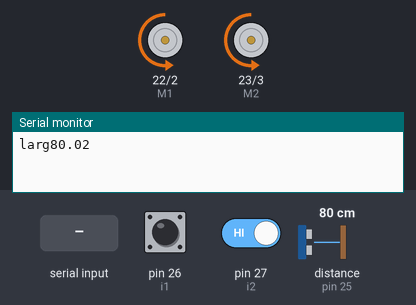
This sketch was run on a simulated Arduino Mega 2560, built with avr-gcc and run on an emulated ATmega2560. Parts: direction and speed pins drawn as motors (green arrow = direction pin HIGH = forward, orange = LOW = backward, longer = more drive), the last lines printed to the serial monitor. Wiring (inferred from the names in the program): ultrasonic range finder: trigger pin 24; echo pin 25. Inputs (shaded band) come from the test bench; at power-on: distance to the obstacle (sensor on pin 25) 80 cm, pin 27 (i2) HIGH, pin 26 (i1) HIGH. The echo pulse lasts 58.3 µs per cm.

Above: at 1.2 s.
1.3 s: distance to the obstacle (sensor on pin 25) set to 17 cm
4.8 s: distance to the obstacle (sensor on pin 25) set to 14 cm
At 5.4 s:
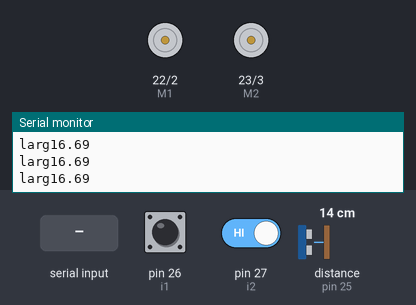
6.3 s: distance to the obstacle (sensor on pin 25) set to 18 cm
At 7.1 s:
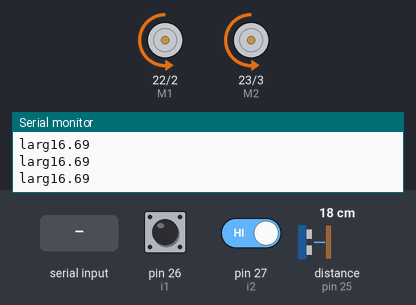
11.4 s: pin 27 (i2) driven LOW
At 12.2 s:
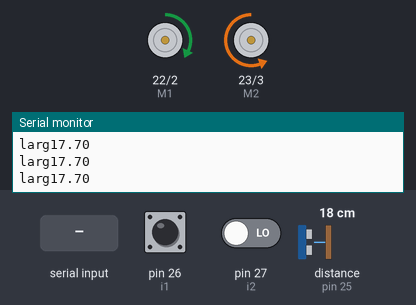
13.3 s: byte 30 received over Serial
14.8 s: distance to the obstacle (sensor on pin 25) set to 2 cm
At 15.6 s:
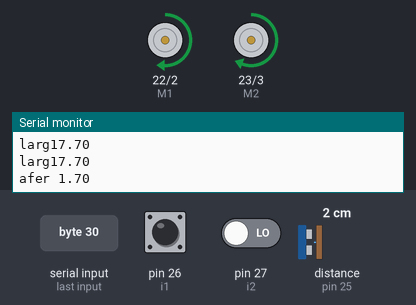
Timing chart, 0 to 19.3 s (numbered marks = the images above; inputs shaded):
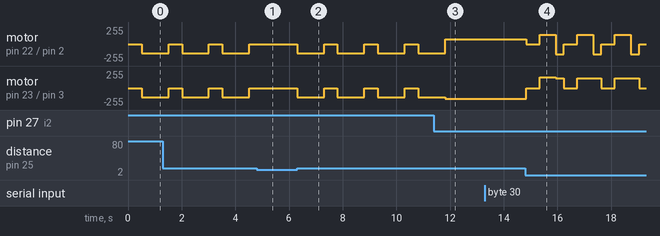

Measured:
- the behaviour switches between 16 and 15 cm on distance to the obstacle (sensor on pin 25) (found by bisection; images 0 and 1)
- after the input at 4.8 s, motor on pin 22 (M1) / pin 2 (E1), motor on pin 23 (M2) / pin 3 (E2): stays stopped (without the input it goes to backward 140/255 after 0.22 s)
- after the input at 6.3 s, motor on pin 22 (M1) / pin 2 (E1), motor on pin 23 (M2) / pin 3 (E2): alternates backward 140/255 for 1.0 s and stopped for 0.50 s, starting at once
- by itself, motor on pin 22 (M1) / pin 2 (E1), motor on pin 23 (M2) / pin 3 (E2): alternates backward 140/255 for 1.0 s and stopped for 0.50 s

The sketch:

v0_15.ino
```cpp
// L298 Motor Driver
const int E1 = 2; // Motor 1
const int E2 = 3; // Motor 2

const int M1 = 22; // Motor 1 direction
const int M2 = 23; // Motor 2 direction

// sensoret
// Ultrasonic Sensor
const int trigPin = 24;
const int echoPin = 25;

float duration, distance, distanceLeft, distanceRight;

// IR Sensor
const int i1 = 26;
const int i2 = 27;

// ndryshore per kalibrim
//const velocity
const int speed = 140;
const int speedTurning = 160;
const int speedTurning1 = 70;
const int speedTurning180 = 150;
const int speedTurningFast180 = 160;

//const delays
const int delayBeforeNormalTurn = 0;
const int timeTurning = 50;
const int timeBackword = 600;    //delay in miliseconds when going backword to avoid an obstacle
const int turn_90 = 300;    //delay in miliseconds to turn 90 degrees
const int timeOnCrosswalks = 1000;

//largesia nga ultrasoniku qe te ndalet
const int largesia = 15;


void setup()
{

  Serial.begin(9600);

  // L298 Motor Driver
  pinMode(E1, OUTPUT);
  pinMode(E2, OUTPUT);
  pinMode(M1, OUTPUT);
  pinMode(M2, OUTPUT);


  // Ultrasonic Sensor
  pinMode(trigPin, OUTPUT);
  pinMode(echoPin, INPUT);


  // IR Sensor
  pinMode(i1, INPUT);
  pinMode(i2, INPUT);
}


//============================================================================================================================================================

void loop()
{
  if(Serial.available()>0){
    char command = Serial.read();
    Serial.println(command);
    stop();
  }


  else{
    ultrasonic();

    if (distance >= largesia){
      Serial.print("larg");
      Serial.println(distance);
      if (infraredRight() && infraredLeft()){
          forward();
        }
      else if(infraredRight()==false && infraredLeft()) {
        delay(delayBeforeNormalTurn);
        right();
        delay(timeTurning);
      }
      else if(infraredRight() && infraredLeft()==false){
        delay(delayBeforeNormalTurn);
        left();
        delay(timeTurning);
      }
      else{
        stop();
        delay(500);

        ultrasonic();

        while (distance<largesia){
          stop();
          ultrasonic();
        }

        forward();
        delay(timeOnCrosswalks);
      }
    }
    else{
      Serial.print("afer ");
      Serial.println(distance);
      stop();
      delay(500);

      ultrasonic();

      if (distance<largesia){
        backword();
        delay(timeBackword);
        turning();
        delay(turn_90);
        while (infraredLeft()){
          turning();
        }
      }
    }
  }
}


// Sensor functions

int infraredRight(){
  int ir = digitalRead(i2);
  if (ir==0){
    return true;
  }
  else{
    return false;
  }
}

int infraredLeft(){
  int il = digitalRead(i1);
  if (il==0){
      return true;
    }
  else{
    return false;
  }
}

void ultrasonic(){

  digitalWrite(trigPin, LOW);
  delayMicroseconds(2);
  digitalWrite(trigPin, HIGH);
  delayMicroseconds(10);
  digitalWrite(trigPin, LOW);

  duration = pulseIn(echoPin, HIGH);
  distance = (duration*.0343)/2;

}


//Movement modes

void stop(){
  digitalWrite(E1, LOW);
  digitalWrite(E2, LOW);
}

void forward(){

  digitalWrite(M1, LOW);
  digitalWrite(M2, LOW);
  analogWrite(E1, speed);
  analogWrite(E2, speed);

}

void left(){

  digitalWrite(M1, HIGH);
  digitalWrite(M2, LOW);
  analogWrite(E1, speedTurning1);
  analogWrite(E2, speedTurning);

}

void right(){

  digitalWrite(M1, LOW);
  digitalWrite(M2, HIGH);
  analogWrite(E1, speedTurning);
  analogWrite(E2, speedTurning1);

}

void turning(){

  digitalWrite(M1, LOW);
  digitalWrite(M2, HIGH);
  analogWrite(E1, speedTurning180);
  analogWrite(E2, speedTurning180);

}

void turningFast(){

  digitalWrite(M1, LOW);
  digitalWrite(M2, HIGH);
  analogWrite(E1, speedTurningFast180);
  analogWrite(E2, speedTurningFast180);

}

void backword(){

  digitalWrite(M1, HIGH);
  digitalWrite(M2, HIGH);
  analogWrite(E1, speed);
  analogWrite(E2, speed);
}
```
